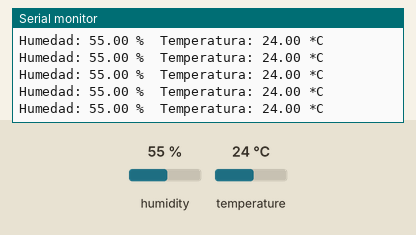
Recording of a sketch running on a simulated Arduino Uno, built with avr-gcc and run on an emulated ATmega328P. On the bench: the last lines printed to the serial monitor. The test bench sets the inputs (shaded band); at power-on: humidity 55 %, temperature 24 °C.

Above: at 2.8 s.
2.9 s: humidity set to 22 %
At 4.4 s:
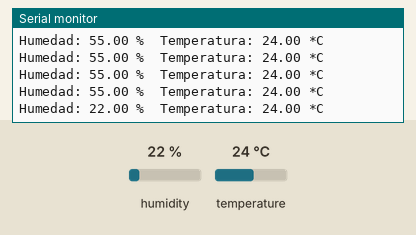
5.6 s: temperature set to 12 °C
At 5.6 s:
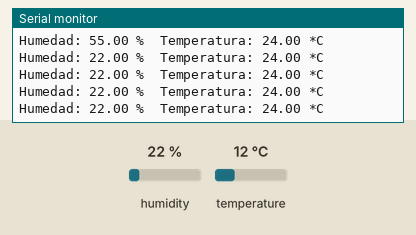
8.3 s: humidity set to 40 %
At 9.0 s:
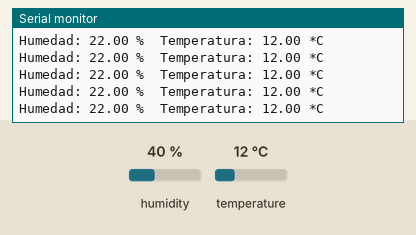
Timing chart, 0 to 11.3 s (numbered marks = the images above; inputs shaded):
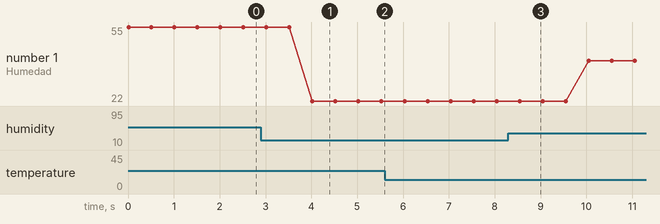

The sketch:

DHTtester.ino
```cpp
// Programa de prueba para el ensayo de sensores de Humedad / Temperatura.

#include <DHT.h>

#define DHTPIN 2     // Terminal (o pin) digital al que se conectará el sensor.

// Se le quita el comentario al tipo de sensor que se empleará.
//#define DHTTYPE DHT11   // DHT 11
  #define DHTTYPE DHT22   // DHT 22  (AM2302)
//#define DHTTYPE DHT21   // DHT 21 (AM2301)

// Activación del elemento sensor, identificación de sus recursos y nombre:
DHT dht(DHTPIN, DHTTYPE);

// Ajustes:
void setup() {
  // Ajuste de la comunicación.
  Serial.begin(9600);
  // Impresión del Título
  Serial.println("Prueba de un DHT");
  // Inicio de las funciones del sensor empleado, esto es obligatorio.
  dht.begin();
}

// Ejecución cíclica eterna...
void loop() {
  // La lectura de la temperatura o humedad toma cerca de 250 milisegundos.
  // ¡Algunos sensores (económicos) pueden tardar hasta 2 segundos!
  float h = dht.readHumidity();     // Lectura de la humedad
  float t = dht.readTemperature();  // Lectura de la temperatura

  // Revisar si el dato es válido.
  // Si lo leído se identifica como NaN (Not a Number), entonces algo está mal.
  if (isnan(t) || isnan(h)) {
    Serial.println("Se FALLO en la lectura del DHT");
  } else {
    Serial.print("Humedad: ");
    Serial.print(h);
    Serial.print(" %\t");
    Serial.print("Temperatura: ");
    Serial.print(t);
    Serial.println(" *C");
  }
    delay(500);    // Inserción de un retardo de 5 segundos entre lecturas.
}
```

Measured:
- after the input at 2.9 s, the serial monitor: prints a new line after 1.1 s (image 1)
- plotted number 1: 55 → 22 after the input at 2.9 s, 22 → 40 after the input at 8.3 s
